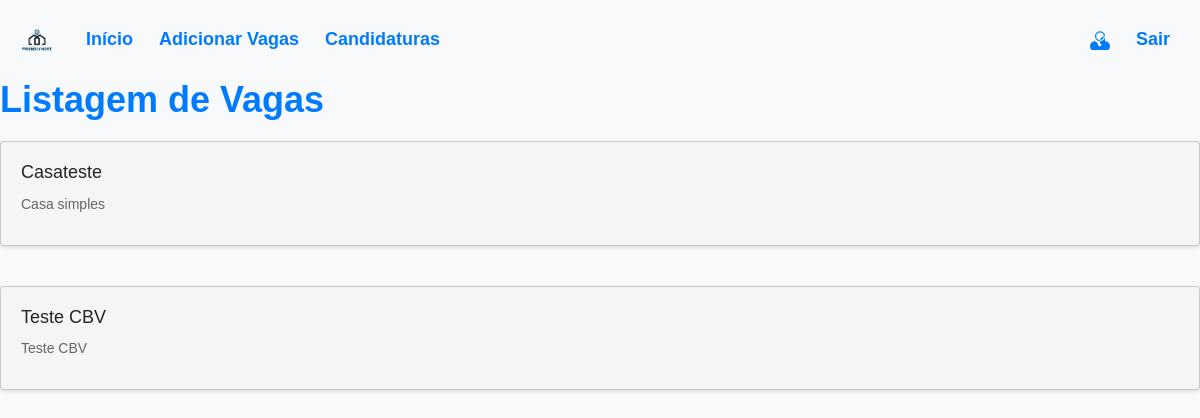
Before: /home/list_vagas with the older database file.
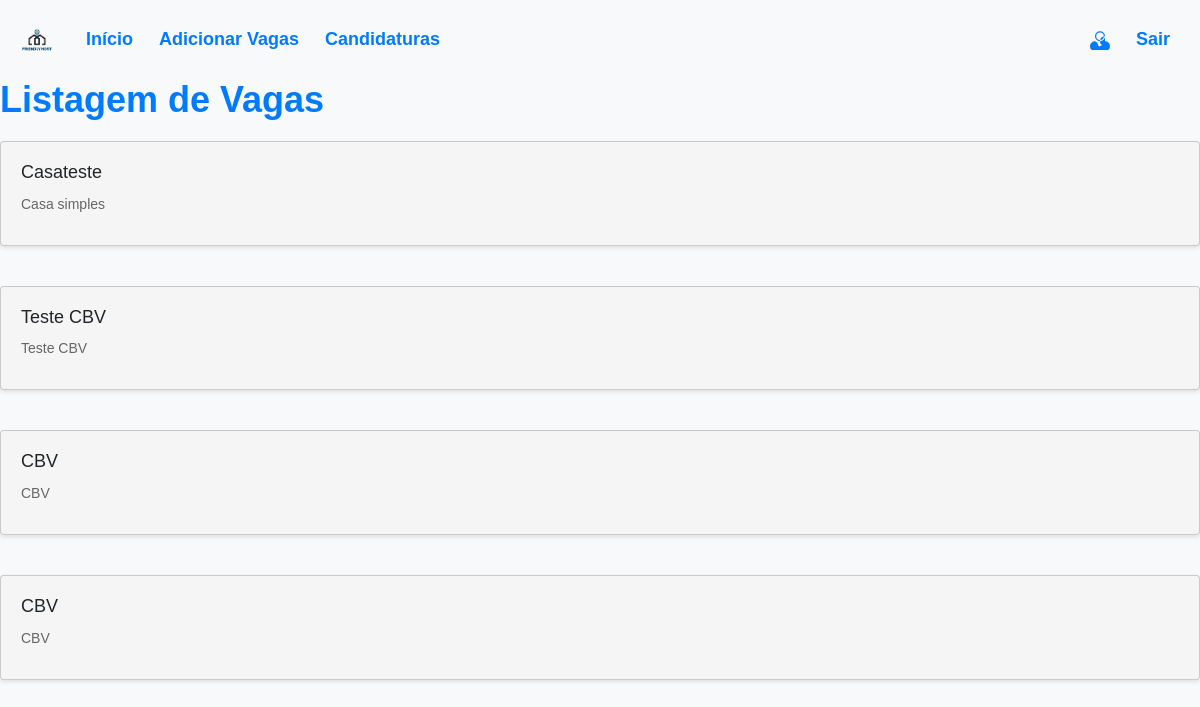
After: the same page with the newer database file.
### home/models.py (models this page shows, shortened)
class VagaCasa(models.Model):
    titulo = models.CharField(max_length=100)
    descricao = models.TextField()
    localizacao = models.CharField(max_length=100)
    capacidade = models.IntegerField()
    regras_casa = models.TextField()
    informacoes_familia = models.TextField()
    contato = models.EmailField()

### home/views.py (the view)
# urls.py: path('list_vagas', views.VagasListView.as_view(), name="list_vagas"),
class VagasListView(ListView):
    model = VagaCasa
    template_name = 'list_vagas.html'
    context_object_name = 'vagas'

### home/templates/list_vagas.html (shortened to what this page needs)
{% block content %}
    {% load static %}
<!doctype html>
<html lang="en">
<head>
  <link rel="stylesheet" href="https://cdn.jsdelivr.net/npm/bootstrap@5.3.0-alpha3/dist/css/bootstrap.min.css">
  <link rel="stylesheet" href="{% static 'home/css/base_vaga.css' %}">
</head>
<body>
  <nav class="navbar navbar-expand-lg bg-body-tertiary">
    <div class="container-fluid">
      <a class="navbar-brand" href="#">
        <img src="{% static 'cadastro/img/logo.png' %}" alt="Logo" width="50" height="50" class="d-inline-block align-text-top">
      </a>
      <div class="collapse navbar-collapse" id="navbarSupportedContent">
        <ul class="navbar-nav me-auto mb-2 mb-lg-0">
          <li class="nav-item">
            <a class="nav-link" aria-current="page" href="{% url 'home_anfitriao' %}">Início</a>
          </li>
          <li class="nav-item">
            <a class="nav-link" href="{% url 'adicionar_vaga' %}">Adicionar Vagas</a>
          </li>
          <li class="nav-item">
            <a class="nav-link" href="#">Candidaturas</a>
          </li>
        </ul>
        <ul class="navbar-nav ms-auto">
          <li class="nav-item">
            <a class="nav-link" href="#">
            </a>
          </li>
          <li class="nav-item">
            <a class="nav-link" href="{% url 'logout'%}">Sair</a>
          </li>
        </ul>
      </div>
    </div>
  </nav>
<h1>Listagem de Vagas</h1>
<div class="vagas-container">
  {% if vagas %} {% for vaga in vagas %}
  <div class="card">
    <h2>{{ vaga.titulo }}</h2>
    <p>{{ vaga.descricao }}</p>
  </div>
  {% endfor %} {% else %}
  <p>Nenhuma vaga cadastrada.</p>
  {% endif %}
</div>
{% endblock %}

### templates/static/home/css/base_vaga.css (style rules this page uses)
.vagas-container { display: flex; flex-direction: column; gap: 20px; }
.card { background-color: #f5f5f5; padding: 20px; border-radius: 4px; box-shadow: 0 2px 4px rgba(0, 0, 0, 0.1); margin-bottom: 20px; }
.card h2 { font-size: 18px; margin-bottom: 10px; }
.card p { font-size: 14px; margin-bottom: 5px; }
body { background-color: #f8f9fa; font-family: Arial, sans-serif; margin: 0; padding: 0; }
h1 { font-size: 36px; font-weight: bold; color: #007bff; margin-bottom: 20px; }
p { font-size: 18px; color: #666; }
.navbar { background-color: #007bff; }
.navbar-brand { color: #fff; font-weight: bold; font-size: 15px; }
.navbar-nav .nav-link { color: #007bff; font-weight: bold; font-size: 18px; margin-right: 10px; }
.navbar-collapse { justify-content: flex-end; }
.nav-link { color: #007bff; font-weight: bold; font-size: 18px; margin-right: 10px; }

### home/templates/list_vagas.html (style rules this page uses)
.vagas-container { display: flex; flex-wrap: wrap; gap: 20px; }
.card { background-color: #f5f5f5; padding: 20px; border-radius: 4px; box-shadow: 0 2px 4px rgba(0, 0, 0, 0.1); }
.card h2 { font-size: 18px; margin-bottom: 10px; }
.card p { font-size: 14px; margin-bottom: 5px; }

Changed rows visible on the page:
added VagaCasa: titulo "CBV", descricao "CBV"
added VagaCasa: titulo "CBV", descricao "CBV"
